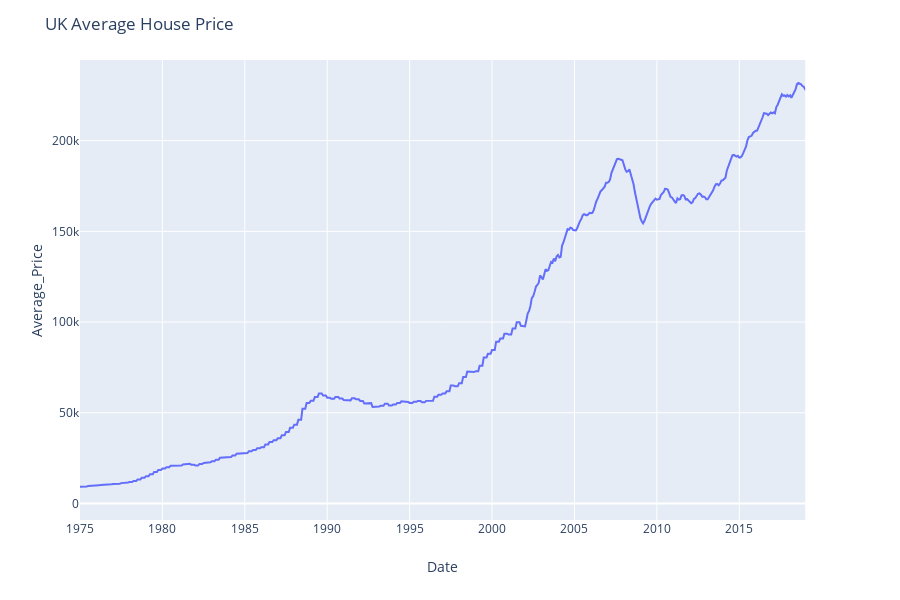

Notebook cell for this chart:
### Code cell
fig = px.line(new, x='Date', y='Average_Price')
fig.update_layout(xaxis_range=date_range)
fig.update_layout(title_text='UK Average House Price')
fig.show()

### Figure 1 — Plotly figure (JSON) as saved in the notebook; plotly's stock layout.template omitted (floating-point values rounded to 4 significant figures; data arrays with more than 128 entries replaced by an {"elided": "..."} marker saying what was removed)
{"data": [{"hoverlabel": {"namelength": 0}, "hovertemplate": "Date=%{x}<br>Average_Price=%{y}", "legendgroup": "", "line": {"color": "#636efa", "dash": "solid"}, "mode": "lines", "name": "", "showlegend": false, "type": "scatter", "x": {"elided": "615 str values"}, "xaxis": "x", "y": {"elided": "615 float values"}, "yaxis": "y"}], "layout": {"height": 600, "legend": {"tracegroupgap": 0}, "margin": {"t": 60}, "title": {"text": "UK Average House Price"}, "xaxis": {"anchor": "y", "domain": [0, 0.98], "range": ["1975-01-01", "2019-01-01"], "title": {"text": "Date"}}, "yaxis": {"anchor": "x", "domain": [0, 1], "title": {"text": "Average_Price"}}}}
